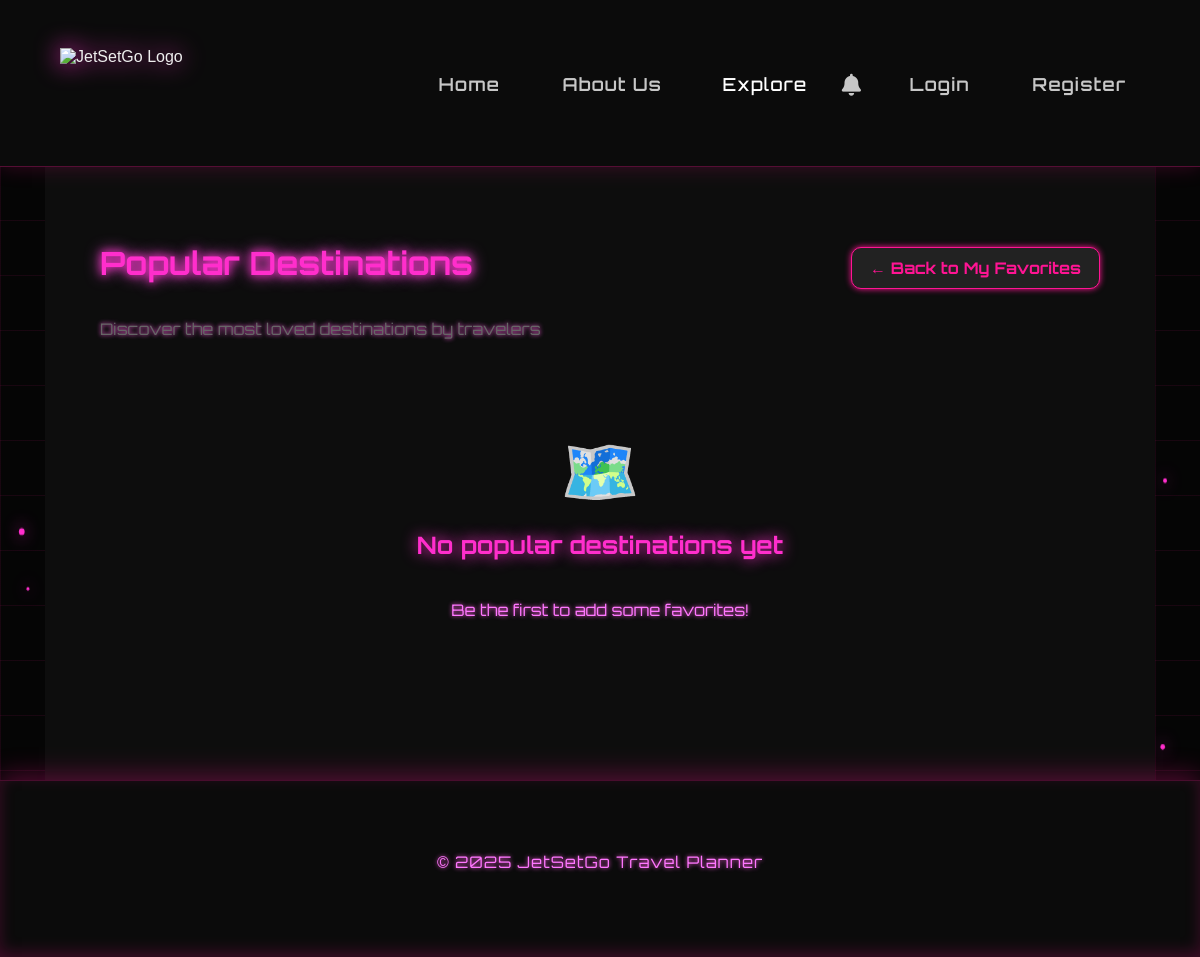
/favorites/popular, run on an earlier commit of the app's database.
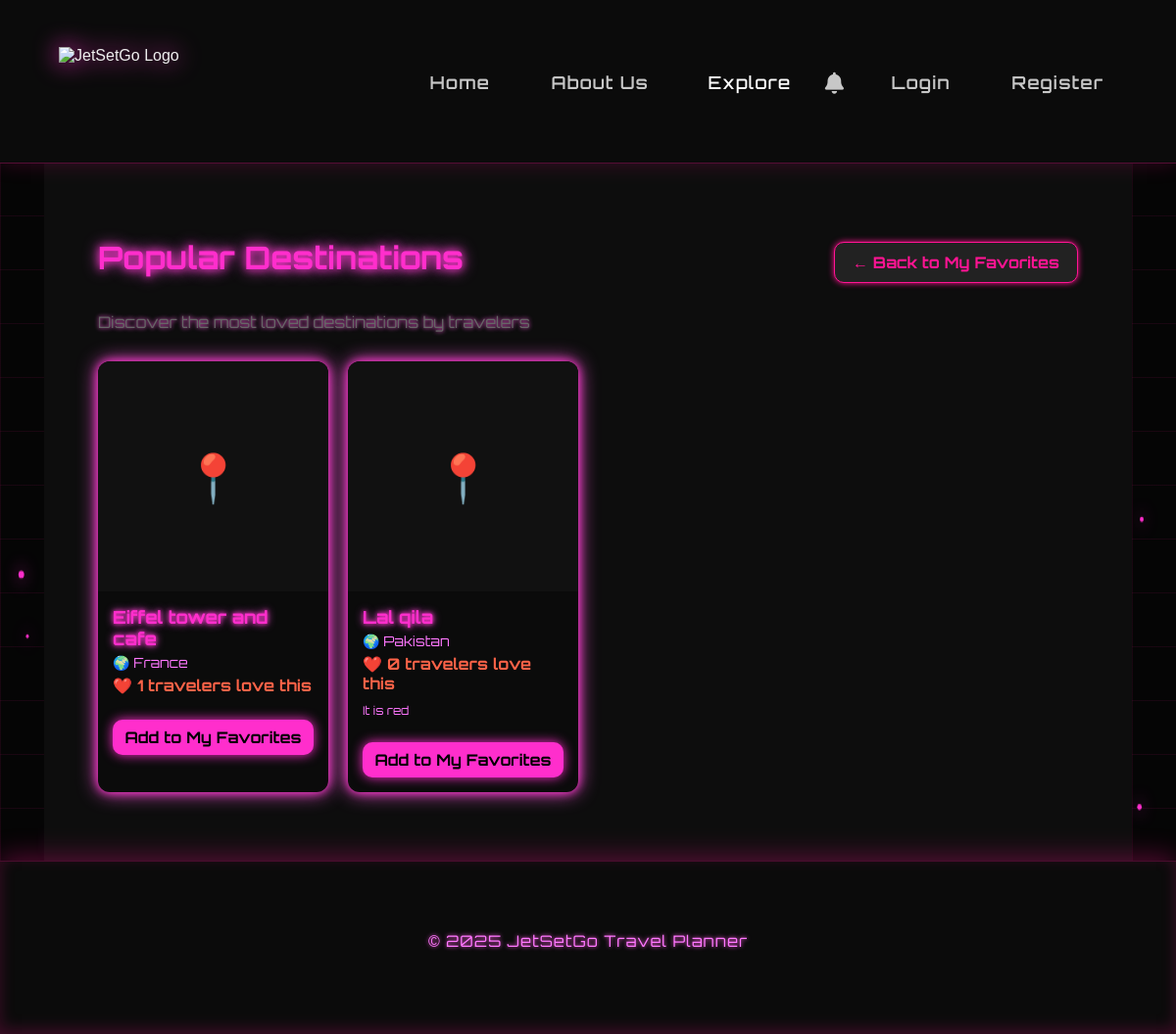
And on a later commit of the database.
### app/models.py (models this page shows, shortened)
class FavoriteDestination(db.Model):
    __tablename__ = "favorite_destination"
    id = db.Column(db.Integer, primary_key=True)
    name = db.Column(db.String(250), nullable=False, unique=True)
    country = db.Column(db.String(100))
    description = db.Column(db.Text)
    image_url = db.Column(db.String(500))
    created_at = db.Column(db.DateTime, default=datetime.utcnow)
    def get_favorite_count(self):
        return FavoriteService.get_favorite_count(self)
    @classmethod
    def get_popular_destinations(cls, limit=10):
        return FavoriteService.get_popular_destinations(limit)

### app/routes/trips.py (the view)
@trips_bp.route("/favorites/popular")
def popular_destinations():
    limit = request.args.get("limit", 10, type=int)
    popular = FavoriteDestination.get_popular_destinations(limit=limit)
    return render_template("popular_destinations.html", destinations=popular)

### app/models.py (called while the page is built)
    @staticmethod
    def get_favorite_count(fav_dest):
        return fav_dest.users_who_favorited.count()

    @staticmethod
    def get_popular_destinations(limit=10):
        dests = FavoriteDestination.query.all()
        sorted_dest = sorted(dests, key=lambda d: d.users_who_favorited.count(), reverse=True)
        return sorted_dest[:limit]

### app/templates/popular_destinations.html (shortened to what this page needs)
{% extends 'base.html' %}
{% block content %}
<div class="favorites-container">
    <div class="favorites-header">
        <h1>Popular Destinations</h1>
        <a href="{{ url_for('trips.view_favorites') }}" class="btn btn-secondary" style="text-decoration: none; width: auto;">← Back to My Favorites</a>
    </div>
    <p style="color:#666; margin-bottom:30px;">
        Discover the most loved destinations by travelers
    </p>
    {% if destinations %}
    <div class="favorites-grid">
        {% for destination in destinations %}
        <div class="favorite-card">
            <div class="favorite-image">
                {% if destination.image_url %}
                <img src="{{ destination.image_url }}" alt="{{ destination.name }}" style="width:100%; height:100%; object-fit:cover;">
                {% else %}
                <span>📍</span>
                {% endif %}
            </div>
            <div class="favorite-content">
                <div class="favorite-title">{{ destination.name }}</div>
                {% if destination.country %}
                <div class="favorite-country">🌍 {{ destination.country }}</div>
                {% endif %}
                <div style="color:#ff6348; font-weight:bold; margin-bottom:10px;">
                    ❤️ {{ destination.get_favorite_count() }} travelers love this
                </div>
                {% if destination.description %}
                <div class="favorite-description">
                    {{ destination.description[:100] }}{% if destination.description|length > 100 %}...{% endif %}
                </div>
                {% endif %}
                <form action="{{ url_for('trips.add_favorite') }}" method="POST" style="margin-top:15px;">
                    <button class="btn btn-primary">Add to My Favorites</button>
                </form>
            </div>
        </div>
        {% endfor %}
    </div>
    {% else %}
    <div class="empty-state">
        <div class="empty-state-icon">🗺️</div>
        <h2>No popular destinations yet</h2>
        <p>Be the first to add some favorites!</p>
    </div>
    {% endif %}
</div>
{% endblock %}

What changed in the data, as far as the page shows it:
added FavoriteDestination: name "Eiffel tower and cafe", country "France", get_favorite_count "1"
added FavoriteDestination: name "Lal qila", country "Pakistan", get_favorite_count "0", description "It is red"
Also different on the page:
text no longer shown: "🗺️ No popular destinations yet Be the first to add some favorites!"
